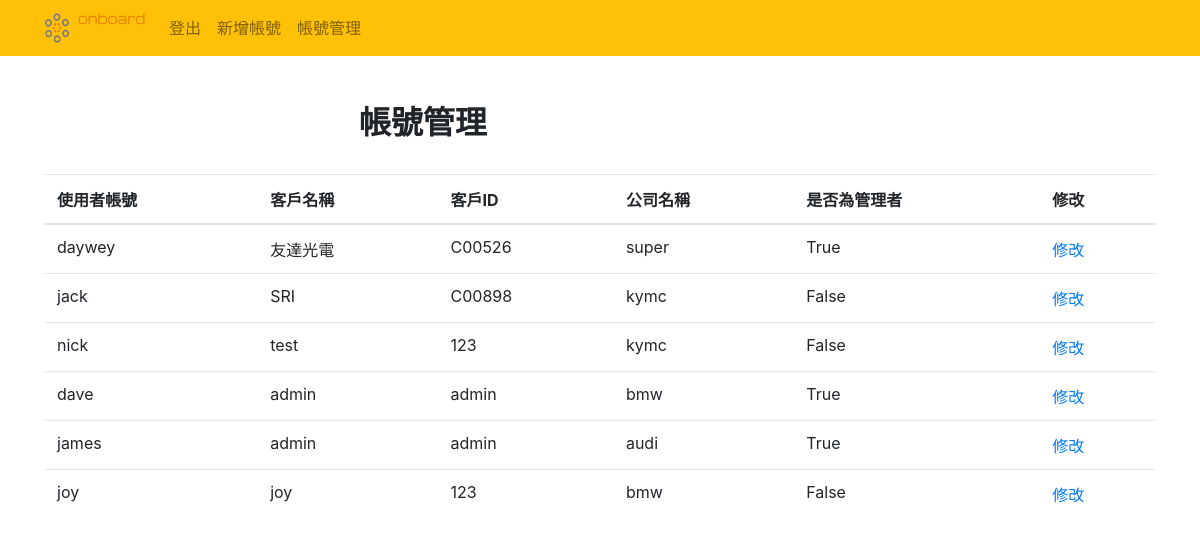
The app's page /manageAccount (signed in) with its own data.
### display/models.py (models this page shows, shortened)
class custID(models.Model):
    customerID = models.CharField(max_length=100)
    username = models.CharField(max_length=250)
    customerDesc = models.CharField(max_length=250)
    group = models.CharField(max_length=250)
    level = models.CharField(max_length=250)
    isAdmin = models.BooleanField(default=False)

### display/views.py (the view)
# urls.py: path('manageAccount', dv.manageAccount, name='manageAccount'),
@login_required
def manageAccount(request):
    current_user = User.objects.get(username=request.user.username)
    group = custID.objects.get(username=current_user).group
    Admin = custID.objects.get(username=current_user).isAdmin
    isAdmin = Admin
    if isAdmin:
        if group != 'super':
            accounts = custID.objects.filter(group=group)
            return render(request, 'display/manageAccount.html', {'accounts': accounts, 'group': group, 'isAdmin': isAdmin})
        else:
            accounts = custID.objects.all()
            return render(request, 'display/manageAccount.html', {'accounts': accounts, 'group': group, 'isAdmin': isAdmin})
    else:
        return render(request, 'verify/home.html')

### display/templates/display/manageAccount.html (shortened to what this page needs)
{% extends 'display/base.html' %}
{% block content %}
    <div class="row justify-content-center mt-5">
        <div class="col-md-5">
            <h2><b>帳號管理<b></h2>
        </div>
    </div>
    {% if group == 'super' %}
        <div class="container">
              <table class="table table-hover">
                <thead>
                <tr>
                    <th>使用者帳號</th>
                    <th>客戶名稱</th>
                    <th>客戶ID</th>
                    <th>公司名稱</th>
                    <th>是否為管理者</th>
                    <th>修改</th>
                  </tr>
                </thead>
                <tbody>
                {% for account in accounts %}
                    <tr>
                        <td>{{account.username}}</td>
                        <td>{{account.customerDesc}}</td>
                        <td>{{account.customerID}}</td>
                        <td>{{account.group}}</td>
                        <td>{{account.isAdmin}}</td>
                        <td>
                            <a href="{% url 'editAccount' account.id %}">
                            修改
                            </a>
                        </td>
                    </tr>
                {% endfor %}
                </tbody>
              </table>
        </div>
    {% endif %}
{% endblock %}

### records on screen
custID: username "daywey", customerDesc "友達光電", customerID "C00526", group "super", isAdmin "True"
custID: username "jack", customerDesc "SRI", customerID "C00898", group "kymc", isAdmin "False"
custID: username "nick", customerDesc "test", customerID "123", group "kymc", isAdmin "False"
custID: username "dave", customerDesc "admin", customerID "admin", group "bmw", isAdmin "True"
custID: username "james", customerDesc "admin", customerID "admin", group "audi", isAdmin "True"
custID: username "joy", customerDesc "joy", customerID "123", group "bmw", isAdmin "False"
